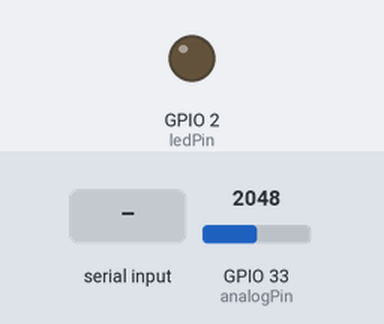
A sketch run on a simulated ESP32. Parts: output pins drawn as LEDs (lit = HIGH). The test bench sets the inputs (shaded band); at power-on: GPIO 33 (analogPin) = 2048 (analog values on the 0–4095 scale). What the sketch prints to the serial monitor is not drawn.

Above: at 1.2 s.
1.3 s: "gamma_begin\n" received over Serial
At 3.0 s:
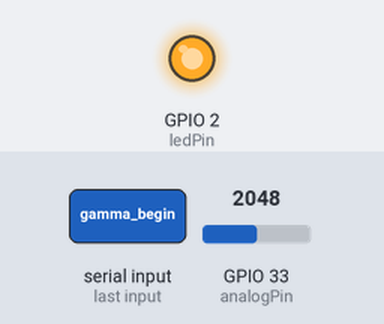
3.3 s: "1\n" received over Serial
At 4.4 s:
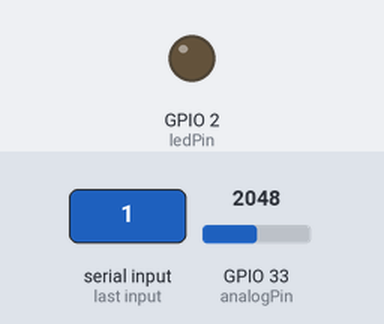
Timing chart, 0 to 6.3 s (numbered marks = the images above; inputs shaded):
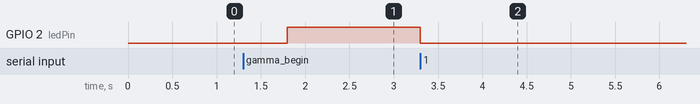

The sketch:

Gamma_Ray_Detector.ino
```cpp
#include <Arduino.h>

//TEXAS STATE LAB
//Created by Stephan Cope with code examples from Arduino
//2-12-25
//
//This code is ONLY compatible with MOSAIC when the ESP32 board is plugged in
//AND you are using the Gamma Ray Payload
//
//This example waits for the Gamma Ray detector to pickup a pulse.
//That pulse is sent to the ESP32 ADC
//All data into the ADC is then converted into digital serial outputs that can be visualized

//int analogPin = 26;

int ledPin = 2;

void setup() {

  pinMode(ledPin, OUTPUT);
  // initialize serial communication at 115200 bits per second:
  Serial.begin(115200);

  //set the resolution to 12 bits (0-4095)
  analogReadResolution(12);
}

void loop() {
  // Check for incoming command
  if (Serial.available() > 0) {
    String command = Serial.readStringUntil('\n');
    command.trim(); // Remove any whitespace/newlines
    if (command != "") {
      //digitalWrite(ledPin, HIGH);
      //delay(500);
      digitalWrite(ledPin, LOW);
      delay(500);
    }
    if (command == "gamma_begin") {
      Serial.printf("Command Received");
      digitalWrite(ledPin, HIGH);
      delay(1000);
      int analogPin = 33;
      int i = 0;
      int tot_Volts = 0;

      while (i < 100) {
        int analogVolts = analogReadMilliVolts(analogPin);
        tot_Volts = tot_Volts + analogVolts;
        i = i + 1;
      }
      float avg_Volts = static_cast<float>(tot_Volts) / i;

      // Format data
      char dataBuffer[32];
      int dataLen = snprintf(dataBuffer, sizeof(dataBuffer), "%.2f\n", avg_Volts);

      // Send Protocol Header: <GAMMA_START><SIZE>[4-byte uint32]</SIZE>
      Serial.print("<GAMMA_START><SIZE>");

      uint32_t size = (uint32_t)dataLen;
      Serial.write((uint8_t*)&size, sizeof(size));

      Serial.print("</SIZE>");

      // Send Data
      Serial.write((uint8_t*)dataBuffer, dataLen);

      // Send Footer
      Serial.print("<GAMMA_END>");
    }
  }
}
```

Measured:
- after the input at 1.3 s, GPIO 2 (ledPin): LOW → HIGH after 0.50 s
- after the input at 3.3 s, GPIO 2 (ledPin): HIGH → LOW at once
